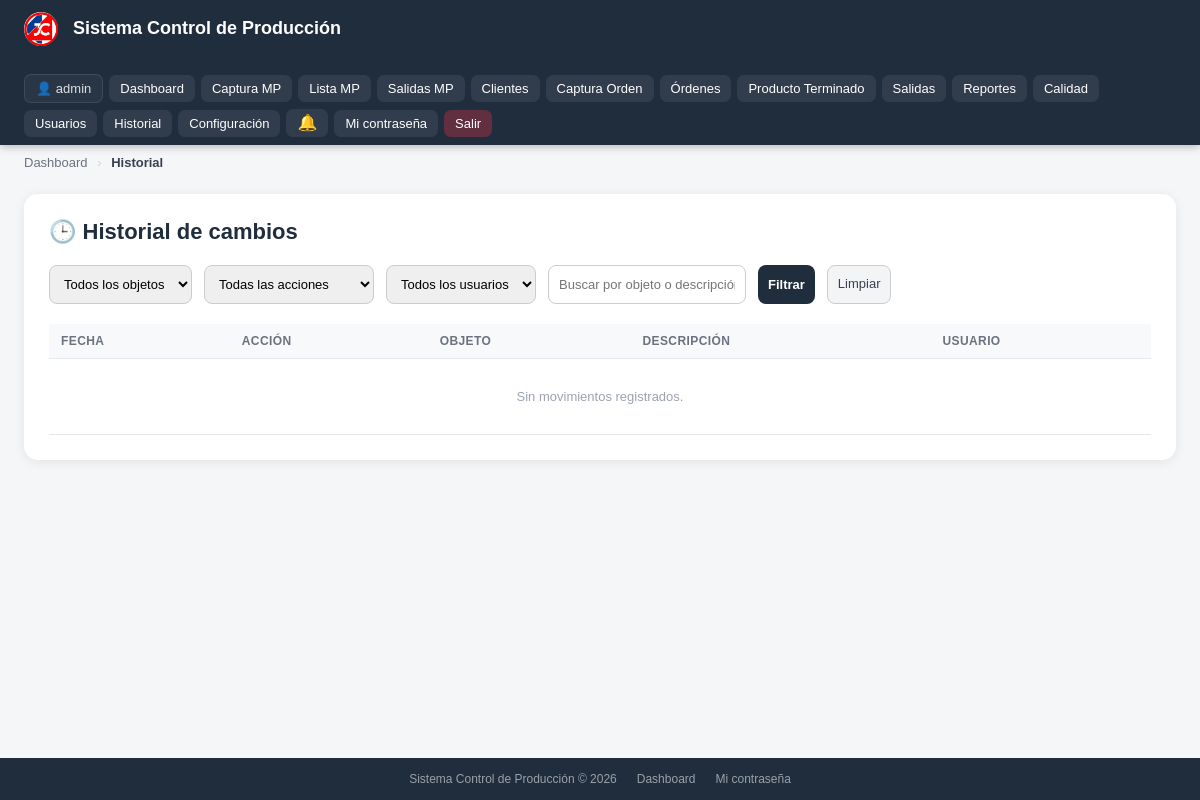
Before: /historial/ (signed in) with the older database file.
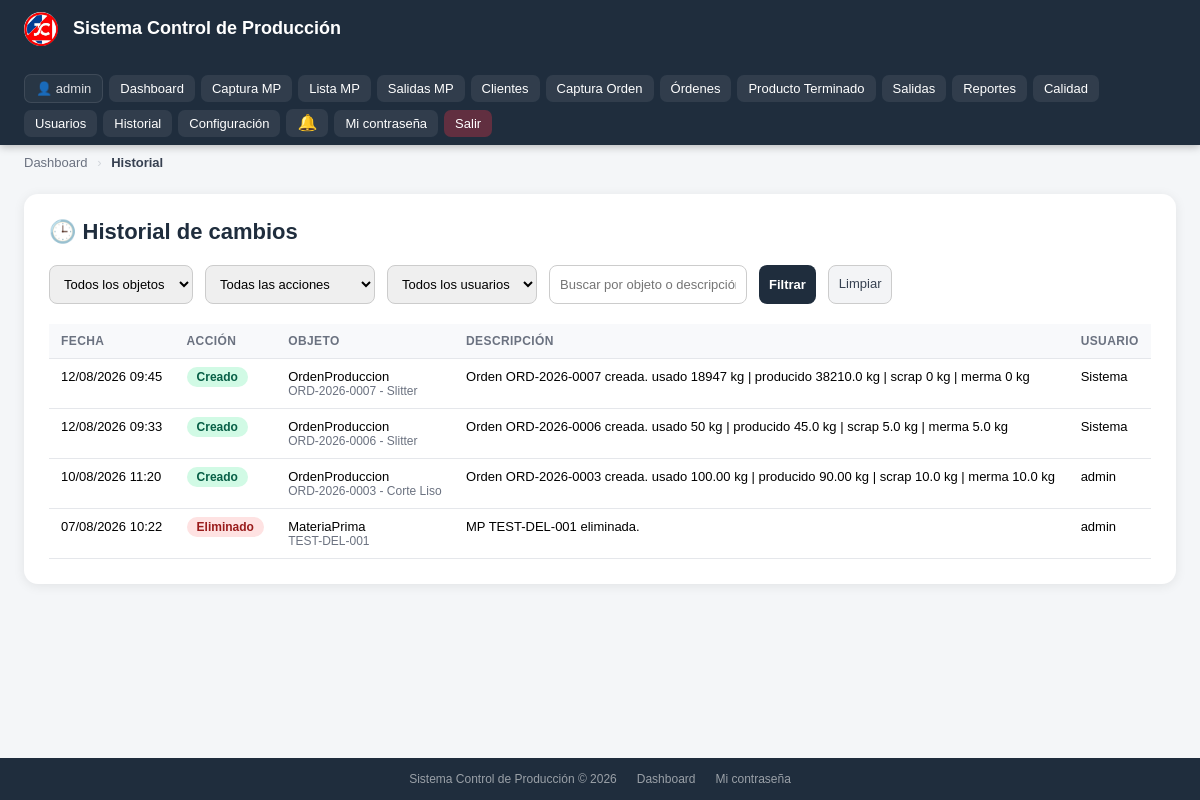
After: the same page with the newer database file.
### dashboard/models.py (models this page shows, shortened)
class ConfiguracionEmpresa(models.Model):
    nombre_empresa = models.CharField(max_length=120, default='Sistema Control de Producción')
    slogan         = models.CharField(max_length=200, blank=True, default='')
    logo_url       = models.URLField(blank=True, default='', verbose_name='URL del logo')
    class Meta:
        verbose_name = 'Configuración de Empresa'
    @classmethod
    def get(cls):
        obj, _ = cls.objects.get_or_create(pk=1, defaults={
            'nombre_empresa': 'Sistema Control de Producción'
        })
        return obj

class HistorialCambio(models.Model):
    ACCION_CHOICES = [
        ('CREAR', 'Creado'),
        ('EDITAR', 'Editado'),
        ('ESTADO', 'Cambio de estado'),
        ('MOVIMIENTO', 'Movimiento registrado'),
        ('ELIMINAR', 'Eliminado'),
    ]
    tipo_objeto = models.CharField(max_length=50)
    objeto_id   = models.PositiveIntegerField()
    objeto_str  = models.CharField(max_length=200, blank=True)
    accion      = models.CharField(max_length=20, choices=ACCION_CHOICES)
    descripcion = models.TextField(blank=True)
    usuario     = models.ForeignKey(
        settings.AUTH_USER_MODEL,
        on_delete=models.SET_NULL,
        null=True, blank=True,
    )
    fecha = models.DateTimeField(auto_now_add=True)
    class Meta:
        ordering = ['-fecha']
        verbose_name = 'Historial de cambio'

### dashboard/views.py (the view)
# urls.py: path('historial/', historial_general, name='historial_general'),
@login_required
def historial_general(request):
    if not request.user.is_superuser:
        messages.error(request, 'No tienes permiso para ver el historial.')
        return redirect('inicio')
    tipo_objeto = request.GET.get('tipo_objeto', '')
    accion      = request.GET.get('accion', '')
    usuario_id  = request.GET.get('usuario', '')
    q           = request.GET.get('q', '')
    qs = HistorialCambio.objects.select_related('usuario').order_by('-fecha')
    if tipo_objeto:
        qs = qs.filter(tipo_objeto=tipo_objeto)
    if accion:
        qs = qs.filter(accion=accion)
    if usuario_id:
        qs = qs.filter(usuario_id=usuario_id)
    if q:
        qs = qs.filter(objeto_str__icontains=q) | qs.filter(descripcion__icontains=q)
    paginator = Paginator(qs, 50)
    page_obj  = paginator.get_page(request.GET.get('page', 1))
    return render(request, 'dashboard/historial.html', {
        'page_obj': page_obj,
        'tipos_objeto': HistorialCambio.objects.order_by().values_list('tipo_objeto', flat=True).distinct(),
        'acciones': HistorialCambio.ACCION_CHOICES,
        'usuarios': User.objects.filter(historialcambio__isnull=False).distinct().order_by('username'),
        'tipo_objeto': tipo_objeto,
        'accion': accion,
        'usuario_id': usuario_id,
        'q': q,
    })

### dashboard/templates/dashboard/historial.html (shortened to what this page needs)
{% extends 'base.html' %}
{% block breadcrumbs %}
<div class="breadcrumbs">
    <a href="{% url 'inicio' %}">Dashboard</a>
    <span class="sep">›</span>
    <span class="current">Historial</span>
</div>
{% endblock %}
{% block content %}
<div class="contenedor">
    <h1>🕒 Historial de cambios</h1>
    <form method="get" class="filtros">
        <select name="tipo_objeto">
            <option value="">Todos los objetos</option>
        </select>
        <select name="accion">
            <option value="">Todas las acciones</option>
        </select>
        <select name="usuario">
            <option value="">Todos los usuarios</option>
        </select>
        <input type="text" name="q" placeholder="Buscar por objeto o descripción..." value="{{ q }}">
        <button type="submit">Filtrar</button>
        <a href="{% url 'historial_general' %}" class="limpiar">Limpiar</a>
    </form>
    <table>
        <thead>
            <tr>
                <th>Fecha</th>
                <th>Acción</th>
                <th>Objeto</th>
                <th>Descripción</th>
                <th>Usuario</th>
            </tr>
        </thead>
        <tbody>
            {% for h in page_obj %}
            <tr>
                <td>{{ h.fecha|date:"d/m/Y H:i" }}</td>
                <td><span class="badge-accion accion-{{ h.accion }}">{{ h.get_accion_display }}</span></td>
                <td>
                    {{ h.tipo_objeto }}
                    {% if h.objeto_str %}<div class="objeto-str">{{ h.objeto_str }}</div>{% endif %}
                </td>
                <td>{{ h.descripcion|default:"-" }}</td>
                <td>{{ h.usuario.username|default:"Sistema" }}</td>
            </tr>
            {% empty %}
            <tr><td colspan="5" style="text-align:center;color:#9ca3af;padding:30px;">Sin movimientos registrados.</td></tr>
            {% endfor %}
        </tbody>
    </table>
</div>
{% endblock %}

### templates/base.html (shortened to what this page needs)
{% load static %}
<!DOCTYPE html>
<html lang="es">
<head>
</head>
<body>
{% if request.user.is_authenticated %}
<nav class="navbar">
    <div class="logo">
        {% if config_empresa.logo_url %}
            <img src="{{ config_empresa.logo_url }}" alt="Logo"
                 style="height:34px;margin-right:10px;vertical-align:middle;border-radius:50%;">
        {% else %}
            <img src="{% static 'img/logo.webp' %}" alt="Logo"
                 style="height:34px;margin-right:10px;vertical-align:middle;border-radius:50%;">
        {% endif %}
        {{ config_empresa.nombre_empresa }}
    </div>
    <div class="links">
        <span class="usuario">👤 {{ request.user.username }}</span>
        <a href="{% url 'inicio' %}">Dashboard</a>
        <a href="{% url 'captura_mp' %}">Captura MP</a>
        <a href="{% url 'lista_mp' %}">Lista MP</a>
        <a href="{% url 'lista_salidas_mp' %}">Salidas MP</a>
        {% if es_admin_total or es_administrador or es_supervisor or es_coordinador %}
            <a href="{% url 'lista_clientes' %}">Clientes</a>
        {% endif %}
        {% if es_admin_total or es_administrador or es_supervisor or es_operador or es_capturista or es_coordinador %}
            <a href="{% url 'captura_orden' %}">Captura Orden</a>
            <a href="{% url 'lista_ordenes' %}">Órdenes</a>
        {% endif %}
        <a href="{% url 'lista_pt' %}">Producto Terminado</a>
        <a href="{% url 'lista_salidas' %}">Salidas</a>
        <a href="{% url 'reportes_index' %}">Reportes</a>
        <a href="{% url 'calidad_index' %}">Calidad</a>
        {% if es_admin_total %}
            <a href="{% url 'lista_usuarios' %}">Usuarios</a>
            <a href="{% url 'historial_general' %}">Historial</a>
            <a href="{% url 'configuracion_empresa' %}">Configuración</a>
        {% endif %}
        <div class="bell-wrap" id="bellWrap">
            <button class="bell-btn" onclick="toggleNotifs(event)" title="Notificaciones">
                🔔
            </button>
        </div>
        <a href="{% url 'cambiar_password' %}">Mi contraseña</a>
        <a href="{% url 'logout' %}" class="logout">Salir</a>
    </div>
</nav>
{% endif %}
{% block breadcrumbs %}{% endblock %}
<div class="contenido">
    {% block content %}{% endblock %}
</div>
<footer class="footer">
    <span>Sistema Control de Producción &copy; 2026</span>
    <a href="{% url 'inicio' %}">Dashboard</a>
    {% if request.user.is_authenticated %}
    <a href="{% url 'cambiar_password' %}">Mi contraseña</a>
    {% endif %}
</footer>
</body>
</html>

### templates/base.html (style rules this page uses)
*, *::before, *::after { box-sizing: border-box; }
body { margin: 0; font-family: Arial, sans-serif; background: #f4f6f8; min-height: 100vh; display: flex; flex-direction: column; }
.navbar { background: #1f2d3d; color: white; padding: 0 24px; display: flex; justify-content: space-between; align-items: center; min-height: 56px; flex-wrap: wrap; gap: 8px; position: sticky; top: 0; z-index: 100; box-shadow: 0 2px 8px rgba(0,0,0,0.25); }
.navbar .logo { font-size: 18px; font-weight: bold; padding: 12px 0; white-space: nowrap; }
.navbar .links { display: flex; gap: 6px; flex-wrap: wrap; align-items: center; padding: 8px 0; }
.navbar a { color: white; text-decoration: none; padding: 6px 11px; border-radius: 7px; font-size: 13px; background: rgba(255,255,255,0.08); white-space: nowrap; transition: background 0.15s; }
.navbar a.logout { background: rgba(220,53,69,0.35); }
.usuario { font-size: 13px; opacity: 0.85; padding: 6px 11px; border-radius: 7px; background: rgba(255,255,255,0.05); border: 1px solid rgba(255,255,255,0.12); }
.bell-wrap { position: relative; display: inline-flex; align-items: center; }
.bell-btn { background: rgba(255,255,255,0.08); border: none; color: white; padding: 6px 11px; border-radius: 7px; font-size: 16px; cursor: pointer; position: relative; line-height: 1; }
.breadcrumbs { padding: 10px 24px 0; font-size: 13px; color: #6b7280; }
.breadcrumbs a { color: #6b7280; text-decoration: none; }
.breadcrumbs .sep { color: #d1d5db; margin: 0 6px; }
.breadcrumbs .current { color: #374151; font-weight: 600; }
.contenido { padding: 24px; flex: 1; }
.footer { background: #1f2d3d; color: rgba(255,255,255,0.55); text-align: center; padding: 14px 24px; font-size: 12px; display: flex; justify-content: center; gap: 20px; flex-wrap: wrap; }
.footer a { color: rgba(255,255,255,0.55); text-decoration: none; }

### dashboard/templates/dashboard/historial.html (style rules this page uses)
.contenedor { background:white; border-radius:14px; padding:25px; box-shadow:0 2px 12px rgba(0,0,0,0.08); }
h1 { margin-top:0; margin-bottom:20px; font-size:22px; color:#1f2d3d; }
.filtros { display:flex; gap:12px; flex-wrap:wrap; margin-bottom:20px; }
.filtros input, .filtros select, .filtros button, .filtros a { padding:10px; border-radius:8px; border:1px solid #ccc; font-size:13px; }
.filtros button { background:#1f2d3d; color:white; border:none; cursor:pointer; font-weight:600; }
.filtros a.limpiar { background:#f3f4f6; color:#374151; text-decoration:none; }
table { width:100%; border-collapse:collapse; font-size:13px; }
th, td { padding:10px 12px; border-bottom:1px solid #e5e7eb; text-align:left; vertical-align:top; }
th { background:#f8f9fb; font-size:12px; text-transform:uppercase; color:#6b7280; letter-spacing:.4px; }
.badge-accion { padding:3px 10px; border-radius:20px; font-size:12px; font-weight:600; white-space:nowrap; }
.accion-CREAR { background:#d1fae5; color:#065f46; }
.accion-ELIMINAR { background:#fee2e2; color:#991b1b; }
.objeto-str { color:#6b7280; font-size:12px; }

Changed rows visible on the page:
added HistorialCambio: fecha "12/08/2026 09:45", accion "Creado", tipo_objeto "OrdenProduccion", objeto_str "ORD-2026-0007 - Slitter", descripcion "Orden ORD-2026-0007 creada. usado 18947 kg | producido 38210.0 kg | scrap 0 kg | merma 0 kg", usuario.username "Sistema"
added HistorialCambio: fecha "12/08/2026 09:33", accion "Creado", tipo_objeto "OrdenProduccion", objeto_str "ORD-2026-0006 - Slitter", descripcion "Orden ORD-2026-0006 creada. usado 50 kg | producido 45.0 kg | scrap 5.0 kg | merma 5.0 kg", usuario.username "Sistema"
added HistorialCambio: fecha "10/08/2026 11:20", accion "Creado", tipo_objeto "OrdenProduccion", objeto_str "ORD-2026-0003 - Corte Liso", descripcion "Orden ORD-2026-0003 creada. usado 100.00 kg | producido 90.00 kg | scrap 10.0 kg | merma 10.0 kg", usuario.username "admin"
added HistorialCambio: fecha "07/08/2026 10:22", accion "Eliminado", tipo_objeto "MateriaPrima", objeto_str "TEST-DEL-001", descripcion "MP TEST-DEL-001 eliminada.", usuario.username "admin"
Other visible differences:
text no longer shown: "Sin movimientos registrados."
